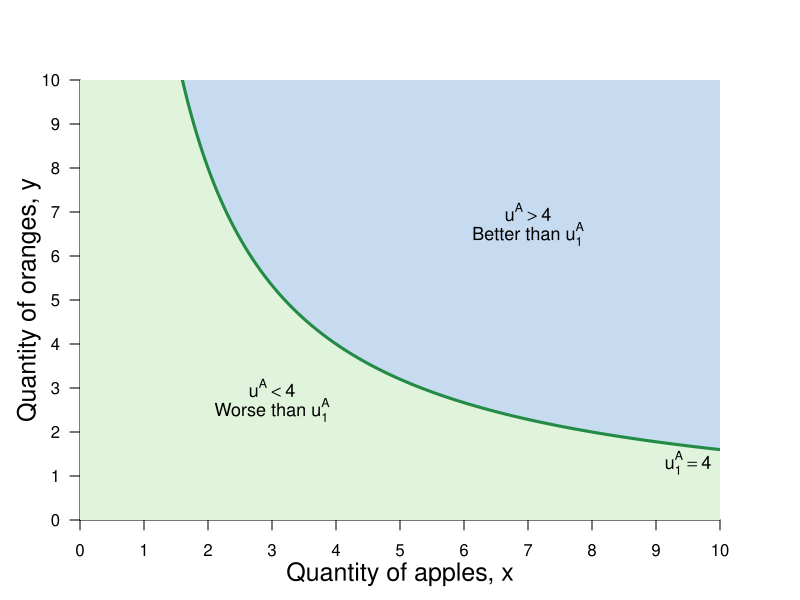

The script that saved this image:
#Graph Designer: Simon Halliday
#Authors: Bowles, Foley and Halliday
#Title: Coordination, Conflict and Competition: A Text in Microeconomics

library(shape)
pdf(file = "bfh-textbook/constrained_optimization/indiff_shaded.pdf", width = 8, height = 6)

#Set parameters for graphics
axislabelsize <- 1.5
labelsize <- 1.1
graphlinewidth <- 3
segmentlinewidth <- 2

COL <- c("#7fc97f", "#beaed4", "#fdc086", "#ffff99", "#386cb0", "#f0027f", "#bf5b17", "#666666")
COLA <- c("#e0f3db", "#99d8c9","#66c2a4","#41ae76", "#238b45", "#005824")
COLB <- c("#c6dbef", "#4eb3d3", "#2b8cbe", "#0868ac","#084081")

#Edited the margins to cater for the larger LHS labels
par(mar =  c(4, 4, 4, 4))

uFn <- function(x, y, alpha = 0.5){
  (x^alpha)*(y^(1 - alpha))
}

indiffA <- function(x, alpha = 0.5, uA = 5) {
  (uA / x^alpha)^(1/(1 - alpha))
}

xlims <- c(0, 10)
ylims <- c(0, 10)

npts <- 501 
x <- seq(xlims[1], xlims[2], length.out = npts)
y <- seq(ylims[1], ylims[2], length.out = npts) 
a <- c(2, 4, 6)

plot(0, 0, xlim = xlims, ylim = ylims, type = "n",
     xlab = expression(paste("")),
     ylab = expression(paste("")), 
     xaxt = "n", 
     yaxt = "n", 
     cex.lab = axislabelsize, 
     bty = "n", 
     xaxs="i", 
     yaxs="i"
)


ticksy <- seq(from = 0, to = ylims[2], by = 1)
ylabels <- seq(from = 0, to = ylims[2], by = 1)
ticksx <- seq(from = 0, to = xlims[2], by = 1)
xlabels <- seq(from = 0, to = xlims[2], by = 1)
# ticksy <- c(ylims[1], 5.25, 8, ylims[2])
# ylabels <- c(NA, expression(paste(y,"*")), expression(paste(bar(y))), NA)
# ticksx <- c(xlims[1], 5.25, 8.944272, xlims[2])
# xlabels <- c(NA, expression(paste(x,"*")), expression(paste(bar(x))), NA)

axis(1, at = ticksx, pos = 0, labels = xlabels)
axis(2, at = ticksy, pos = 0, labels = ylabels, las = 1)

npts <- 500 
xx1 <- seq(xlims[1], xlims[2], length.out = npts)
xx2 <- seq(0, xlims[2], length.out = npts)
xx3 <- seq(xlims[1], 0, length.out = npts)

#Draw the polygon for shading the utility areas
xpoly1 <- seq(from = xlims[1], to = xlims[2], length.out = 500)
ypoly1 <- indiffA(xpoly1, alpha = 0.5, uA = 4)
polygon(x = c(xpoly1, rev(xpoly1[1])), y = c(ypoly1, rev(ypoly1)[1]), col=COLA[1], density=NULL, border = NA)
ypoly1 <- indiffA(xpoly1, alpha = 0.5, uA = 4)
polygon(x = c(0, 0, xlims[2], xlims[2], 0), y = c(0, indiffA(xlims[2]), indiffA(xlims[2]), 0, 0), col=COLA[1], density=NULL, border = NA)


polygon(x = c(xlims[2], rev(xpoly1), xpoly1), y = c(ylims[2], rev(ypoly1), ypoly1), col=COLB[1], density=NULL, border = NA)


#Draw the graphs
lines(xx1, indiffA(xx1, alpha = 0.5, uA = 4), col = COLA[5], lwd = graphlinewidth)

#Label the feasible frontier
# text(3.2, 1, expression("Feasible Frontier"), cex = labelsize)
# text(3.2, 0.5, expression("(production possibilities frontier)"), cex = labelsize)
# Arrows(4.35, 0.95, 8.1, 0.95, col = "black", lty = 1, lwd = 2, arr.type = "triangle", arr.lwd = 0.5)

#Axis labels
mtext(expression(paste("Quantity of apples, ", x)), side = 1, line = 2.5, cex = axislabelsize)
text(-0.8, 5, expression(paste("Quantity of oranges, ", y)), xpd = TRUE, cex = axislabelsize, srt = 90) 


# contour(x, y, 
#         outer(x, y, uFn),
#         drawlabels = FALSE,
#         col = COLB[3],
#         lwd = graphlinewidth,
#         levels = a, 
#         xaxs="i", 
#         yaxs="i", 
#         add = TRUE)


#Label the indifference curves
text(9.5, 1.3, expression(u[1]^A == 4), cex = labelsize)

text(3, 3, expression(u^A < 4), cex = labelsize)
text(3, 2.5, expression(paste("Worse than ", u[1]^A)), cex = labelsize)

text(7, 7, expression(u^A > 4), cex = labelsize)
text(7, 6.5, expression(paste("Better than ", u[1]^A)), cex = labelsize)
#text(9.5, 3.15, expression(u[2]^A), cex = labelsize)
#text(9.5, 5.85, expression(u[3]^A), cex = labelsize)

dev.off()
